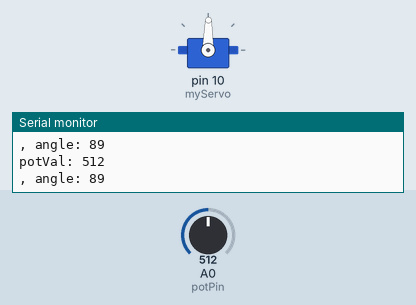
Bench run of a sketch on a simulated Arduino Uno, built with avr-gcc and run on an emulated ATmega328P. On the bench: servo, the last lines printed to the serial monitor. The test bench sets the inputs (shaded band); at power-on: A0 (potPin) = 512.

Above: at 1.2 s.
1.3 s: A0 (potPin) set to 11
At 1.8 s:
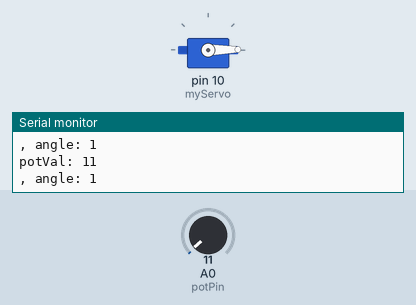
2.8 s: A0 (potPin) set to 8
4.3 s: A0 (potPin) set to 1023
At 4.6 s:
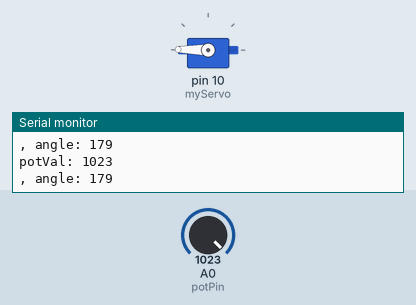
5.8 s: A0 (potPin) set to 900
At 6.6 s:
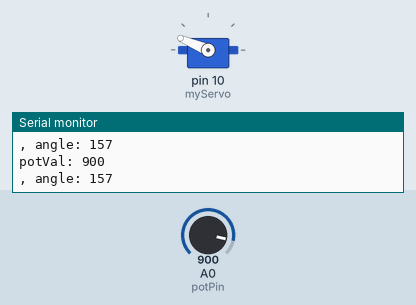
7.3 s: A0 (potPin) set to 580
At 8.5 s:
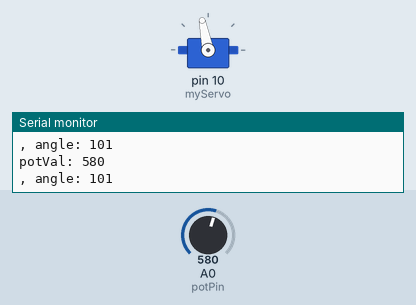
8.8 s: A0 (potPin) set to 558
At 9.8 s:
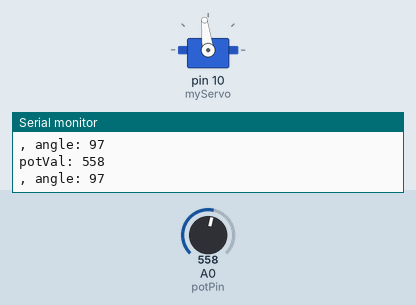
Timing chart, 0 to 11.3 s (numbered marks = the images above; inputs shaded):
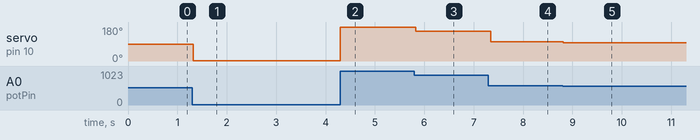

The sketch:

proj5.ino
```cpp
#include <Servo.h>
Servo myServo;
int const potPin = A0;
int potVal;
int angle;

void setup() {
  myServo.attach(10);
  Serial.begin(9600);

}

void loop() {
  potVal = analogRead(potPin);
  Serial.print("potVal: ");
  Serial.println(potVal);

  angle = map(potVal, 0, 1023, 0, 179);
  Serial.print(", angle: ");
  Serial.println(angle);
  myServo.write(angle);
  delay(50);
}
```

Measured:
- after the input at 1.3 s, servo on pin 10 (myServo): 89° → 1° at once
- after the input at 4.3 s, servo on pin 10 (myServo): 1° → 179° at once
- after the input at 5.8 s, servo on pin 10 (myServo): 179° → 157° at once
- after the input at 7.3 s, servo on pin 10 (myServo): 157° → 101° after 0.05 s
- after the input at 8.8 s, servo on pin 10 (myServo): 101° → 97° at once
